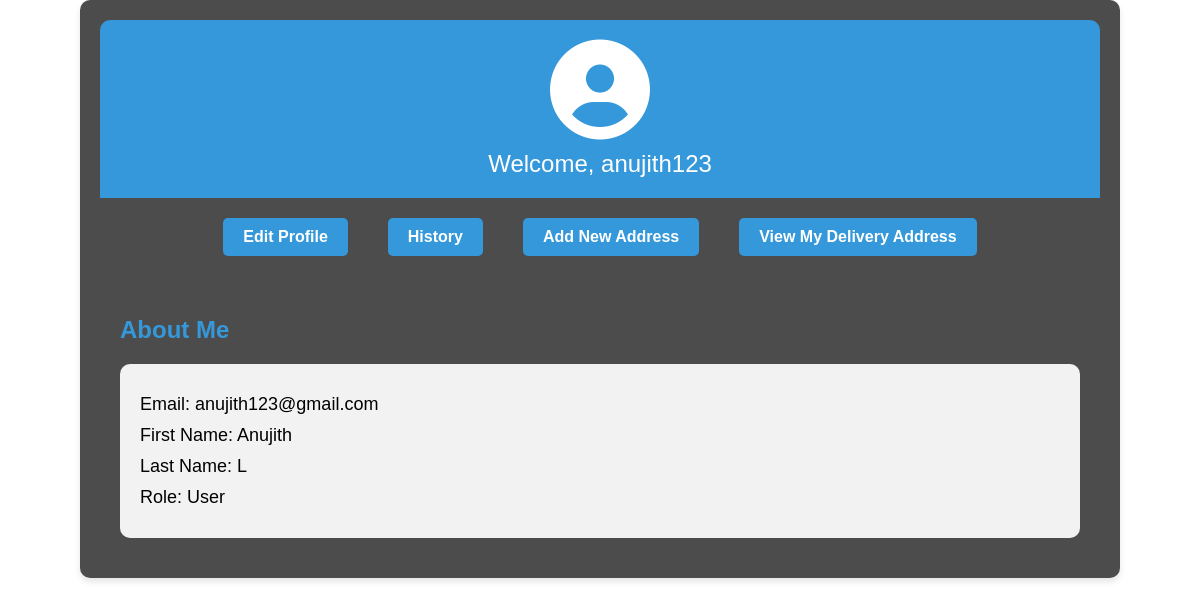
The app's page /userprofile.html (signed in) with its own data.
### watersystemapp/models.py (models this page shows, shortened)
class CustomUser(AbstractUser):
    firstname = models.TextField(max_length=100, default="")
    lastname = models.TextField(max_length=100, default="")
    username = models.CharField(max_length=30, unique=True)
    email = models.EmailField(max_length=254, unique=True)
    role = models.CharField(max_length=100,default="")
    password = models.CharField(max_length=128, default="")

### watersystemapp/views.py (the view)
# urls.py: path('userprofile.html', views.userprofile, name='userprofile'),
def userprofile(request):
    return render(request, 'userprofile.html')

### templates/userprofile.html (shortened to what this page needs)
<!DOCTYPE html>
<html lang="en">
<head>
    <link rel="stylesheet" href="https://cdnjs.cloudflare.com/ajax/libs/font-awesome/6.2.0/css/all.min.css">
</head>
<body>
    <div class="profile-container">
        <div class="profile-header">
            <div class="profile-icon">
                <i class="fas fa-user-circle fa-5x"></i>
            </div>
            <div class="user-name">Welcome, {{ user.username }}</div>
        </div>
        <div class="user-options">
            <div class="user-option">
                <a href="edit_profile">Edit Profile</a>
            </div>
            <div class="user-option">
                <a href="http://127.0.0.1:8000/order_history/">History</a>
            </div>
            <div class="user-option">
                <a href="http://127.0.0.1:8000/add_delivery_address/" class="add-address-btn">Add New Address</a>
            </div>
            <div class="user-option">
            <a href="{% url 'user_delivery_address' %}">View My Delivery Address</a>
        </div>
        </div>
        <div class="profile-details">
            <h2>About Me</h2>
            <div class="user-details-container">
                <div class="user-info">Email: {{ user.email }}</div>
                <div class="user-info">First Name: {{ user.first_name }}</div>
                <div class="user-info">Last Name: {{ user.last_name }}</div>
                <div class="user-info">Role: {{ user.role }}</div>
            </div>
        </div>
    </div>
</body>
</html>

### templates/userprofile.html (style rules this page uses)
body { font-family: 'Arial', sans-serif; background: url('path_to_background_image.jpg') no-repeat center center fixed; background-size: cover; margin: 0; padding: 0; color: #000000; }
.profile-container { background-color: rgba(0, 0, 0, 0.7); max-width: 1000px; margin: 0 auto; box-shadow: 0 4px 6px rgba(0, 0, 0, 0.1); border-radius: 10px; overflow: hidden; padding: 20px; }
.profile-header { background-color: #3498db; text-align: center; padding: 20px; border-top-left-radius: 10px; border-top-right-radius: 10px; }
.profile-icon i { font-size: 100px; color: #fff; }
.user-name { font-size: 24px; margin-top: 10px; color: #fff; }
.user-options { display: flex; justify-content: center; padding: 20px; }
.user-option { text-align: center; margin: 0 20px; }
.user-option a, .user-option button { background-color: #3498db; color: #fff; padding: 10px 20px; border: none; border-radius: 5px; cursor: pointer; font-weight: bold; text-decoration: none; display: inline-block; }
.profile-details { padding: 20px; }
.profile-details h2 { font-size: 24px; color: #3498db; margin-bottom: 10px; }
.user-details-container { background-color: #f2f2f2; padding: 20px; border-radius: 10px; margin-top: 20px; }
.user-info { font-size: 18px; margin: 10px 0; }

### records on screen
CustomUser: username "anujith123", email "anujith123@gmail.com", first_name "Anujith", last_name "L", role "User"
